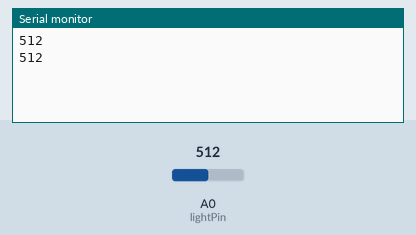
Simulated run of this sketch. Board: Arduino Uno, built with avr-gcc and run on an emulated ATmega328P. Shown: the last lines printed to the serial monitor. Inputs (shaded band) come from the test bench; at power-on: A0 (lightPin) = 512.

Above: at 2.8 s.
2.9 s: A0 (lightPin) set to 716
At 4.9 s:
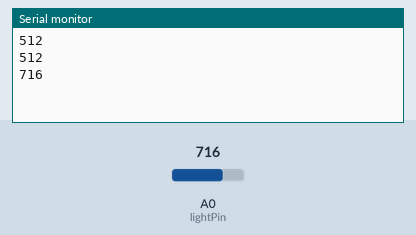
5.6 s: A0 (lightPin) set to 900
At 6.6 s:
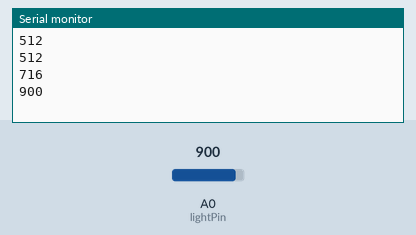
Timing chart, 0 to 8.6 s (numbered marks = the images above; inputs shaded):
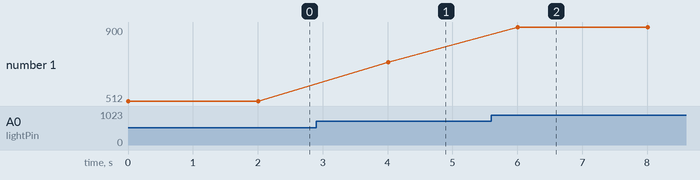

The sketch:

master.ino
```cpp
// MASTER
// AT+ROLE=1
// AT+CMODE=1
// AT+UART=9600,0,0
#include <SoftwareSerial.h>
int lightPin = 0;
//Cổng D10 = TX = cam, D11 = RX = đỏ, 5V = xanh lá, GND = vàng, nhớ chuyển Both NL & CR
SoftwareSerial BTSerial(10, 11);

void setup() {
  // put your setup code here, to run once:
  Serial.begin(9600);
  BTSerial.begin(9600);
}

void loop() {
  // Đọc giá trị chân tương tự A0
  // Cắm cảm biến ánh sáng chân A0
  int val = analogRead(lightPin);
  String valueString = String(val);
  const char* value = valueString.c_str();

  // In ra màn hình bên master giá trị của chân tương tự A0
  Serial.println(value);
  // Gửi giá trị qua slave
  BTSerial.write(value);
  delay(2000);
}
```

Measured:
- after the input at 2.9 s, the serial monitor: prints a new line after 1.1 s (image 1)
- after the input at 5.6 s, the serial monitor: prints a new line after 0.41 s (image 2)
- plotted number 1: 512 → 716 after the input at 2.9 s, 716 → 900 after the input at 5.6 s
